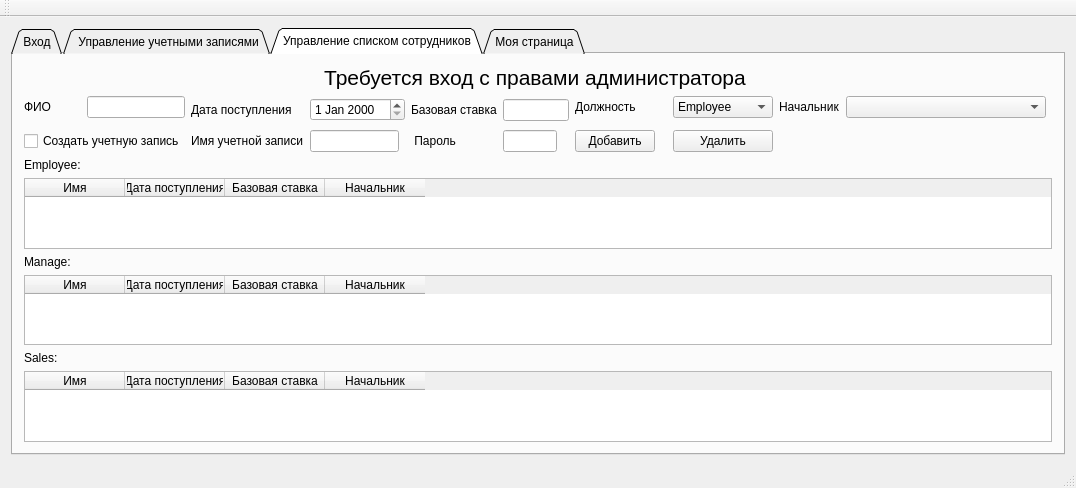
<?xml version="1.0" encoding="UTF-8"?>
<ui version="4.0">
 <class>MainWindow</class>
 <widget class="QMainWindow" name="MainWindow">
  <property name="geometry">
   <rect>
    <x>0</x>
    <y>0</y>
    <width>1076</width>
    <height>466</height>
   </rect>
  </property>
  <property name="windowTitle">
   <string>MainWindow</string>
  </property>
  <widget class="QWidget" name="centralWidget">
   <layout class="QGridLayout" name="gridLayout">
    <item row="0" column="0">
     <widget class="QTabWidget" name="tabWidget">
      <property name="tabShape">
       <enum>QTabWidget::Triangular</enum>
      </property>
      <property name="currentIndex">
       <number>2</number>
      </property>
      <property name="elideMode">
       <enum>Qt::ElideNone</enum>
      </property>
      <property name="documentMode">
       <bool>false</bool>
      </property>
      <property name="tabsClosable">
       <bool>false</bool>
      </property>
      <widget class="QWidget" name="tab">
       <attribute name="title">
        <string>Вход</string>
       </attribute>
       <layout class="QGridLayout" name="gridLayout_2">
        <item row="3" column="1" colspan="3">
         <widget class="QPushButton" name="doLogin">
          <property name="text">
           <string>Вход</string>
          </property>
         </widget>
        </item>
        <item row="1" column="1">
         <widget class="QLabel" name="label">
          <property name="minimumSize">
           <size>
            <width>50</width>
            <height>0</height>
           </size>
          </property>
          <property name="text">
           <string>Логин</string>
          </property>
         </widget>
        </item>
        <item row="1" column="2" colspan="2">
         <widget class="QLineEdit" name="userName"/>
        </item>
        <item row="0" column="2">
         <spacer name="verticalSpacer_2">
          <property name="orientation">
           <enum>Qt::Vertical</enum>
          </property>
          <property name="sizeHint" stdset="0">
           <size>
            <width>20</width>
            <height>40</height>
           </size>
          </property>
         </spacer>
        </item>
        <item row="2" column="1">
         <widget class="QLabel" name="label_2">
          <property name="minimumSize">
           <size>
            <width>50</width>
            <height>0</height>
           </size>
          </property>
          <property name="text">
           <string>Пароль</string>
          </property>
         </widget>
        </item>
        <item row="2" column="2" colspan="2">
         <widget class="QLineEdit" name="password">
          <property name="minimumSize">
           <size>
            <width>200</width>
            <height>0</height>
           </size>
          </property>
          <property name="echoMode">
           <enum>QLineEdit::Password</enum>
          </property>
         </widget>
        </item>
        <item row="5" column="2">
         <spacer name="verticalSpacer">
          <property name="orientation">
           <enum>Qt::Vertical</enum>
          </property>
          <property name="sizeHint" stdset="0">
           <size>
            <width>20</width>
            <height>40</height>
           </size>
          </property>
         </spacer>
        </item>
        <item row="2" column="0">
         <spacer name="horizontalSpacer">
          <property name="orientation">
           <enum>Qt::Horizontal</enum>
          </property>
          <property name="sizeHint" stdset="0">
           <size>
            <width>40</width>
            <height>20</height>
           </size>
          </property>
         </spacer>
        </item>
        <item row="2" column="4">
         <spacer name="horizontalSpacer_2">
          <property name="orientation">
           <enum>Qt::Horizontal</enum>
          </property>
          <property name="sizeHint" stdset="0">
           <size>
            <width>40</width>
            <height>20</height>
           </size>
          </property>
         </spacer>
        </item>
        <item row="4" column="1" colspan="3">
         <widget class="QPushButton" name="setAdminPasswd">
          <property name="text">
           <string>Создать пароль администратора</string>
          </property>
         </widget>
        </item>
       </layout>
      </widget>
      <widget class="QWidget" name="tab_2">
       <attribute name="title">
        <string> Управление учетными записями</string>
       </attribute>
       <layout class="QGridLayout" name="gridLayout_3">
        <item row="1" column="0">
         <widget class="QLabel" name="newUserName_label">
          <property name="text">
           <string>Имя пользователя</string>
          </property>
         </widget>
        </item>
        <item row="3" column="0" colspan="7">
         <widget class="QTableWidget" name="usersTable"/>
        </item>
        <item row="1" column="1" colspan="2">
         <widget class="QLineEdit" name="newUserName"/>
        </item>
        <item row="1" column="6">
         <widget class="QPushButton" name="add">
          <property name="text">
           <string>Добавить</string>
          </property>
         </widget>
        </item>
        <item row="1" column="3" colspan="2">
         <widget class="QLabel" name="newPassword_label">
          <property name="text">
           <string>Пароль</string>
          </property>
         </widget>
        </item>
        <item row="0" column="0" colspan="7">
         <widget class="QLabel" name="warning">
          <property name="font">
           <font>
            <pointsize>16</pointsize>
           </font>
          </property>
          <property name="text">
           <string>Требуется вход с правами администратора</string>
          </property>
          <property name="alignment">
           <set>Qt::AlignCenter</set>
          </property>
         </widget>
        </item>
        <item row="1" column="5">
         <widget class="QLineEdit" name="newPassword"/>
        </item>
        <item row="2" column="1" colspan="6">
         <widget class="QComboBox" name="comboBox"/>
        </item>
        <item row="2" column="0">
         <widget class="QLabel" name="label_3">
          <property name="text">
           <string>Владелец:</string>
          </property>
         </widget>
        </item>
       </layout>
      </widget>
      <widget class="QWidget" name="tab_3">
       <attribute name="title">
        <string>Управление списком сотрудников</string>
       </attribute>
       <layout class="QGridLayout" name="gridLayout_4">
        <item row="8" column="0">
         <widget class="QLabel" name="salesWorkersTable_label">
          <property name="text">
           <string>Sales:</string>
          </property>
         </widget>
        </item>
        <item row="6" column="0">
         <widget class="QLabel" name="manageWorkersTable_label">
          <property name="text">
           <string>Manage:</string>
          </property>
         </widget>
        </item>
        <item row="4" column="0">
         <widget class="QLabel" name="EmployeeWorkersTable_label">
          <property name="text">
           <string>Employee:</string>
          </property>
         </widget>
        </item>
        <item row="1" column="3" rowspan="2" colspan="2">
         <widget class="QDateEdit" name="date">
          <property name="maximumSize">
           <size>
            <width>100</width>
            <height>16777215</height>
           </size>
          </property>
         </widget>
        </item>
        <item row="1" column="5" rowspan="2">
         <widget class="QLabel" name="basePay_label">
          <property name="text">
           <string>Базовая ставка</string>
          </property>
         </widget>
        </item>
        <item row="1" column="1">
         <widget class="QLineEdit" name="workerName">
          <property name="maximumSize">
           <size>
            <width>200</width>
            <height>16777215</height>
           </size>
          </property>
         </widget>
        </item>
        <item row="3" column="5">
         <widget class="QLabel" name="newUserPasswordPM_label">
          <property name="text">
           <string> Пароль</string>
          </property>
         </widget>
        </item>
        <item row="1" column="0">
         <widget class="QLabel" name="workerName_label">
          <property name="text">
           <string>ФИО</string>
          </property>
         </widget>
        </item>
        <item row="3" column="0" colspan="2">
         <widget class="QCheckBox" name="createUserAcc">
          <property name="text">
           <string>Создать учетную запись</string>
          </property>
         </widget>
        </item>
        <item row="1" column="2" rowspan="2">
         <widget class="QLabel" name="date_label">
          <property name="text">
           <string>Дата поступления</string>
          </property>
         </widget>
        </item>
        <item row="1" column="12">
         <widget class="QComboBox" name="workerType">
          <property name="minimumSize">
           <size>
            <width>100</width>
            <height>0</height>
           </size>
          </property>
          <item>
           <property name="text">
            <string>Employee</string>
           </property>
          </item>
          <item>
           <property name="text">
            <string>Manager</string>
           </property>
          </item>
          <item>
           <property name="text">
            <string>Sales</string>
           </property>
          </item>
         </widget>
        </item>
        <item row="3" column="12">
         <widget class="QPushButton" name="deleteWorker">
          <property name="text">
           <string>Удалить</string>
          </property>
         </widget>
        </item>
        <item row="1" column="9">
         <widget class="QLabel" name="workerType_label">
          <property name="text">
           <string>Должность</string>
          </property>
         </widget>
        </item>
        <item row="3" column="6">
         <widget class="QLineEdit" name="newUserPasswordPM">
          <property name="maximumSize">
           <size>
            <width>200</width>
            <height>16777215</height>
           </size>
          </property>
         </widget>
        </item>
        <item row="3" column="3">
         <widget class="QLineEdit" name="newUserNamePM">
          <property name="maximumSize">
           <size>
            <width>200</width>
            <height>16777215</height>
           </size>
          </property>
         </widget>
        </item>
        <item row="3" column="2">
         <widget class="QLabel" name="newUserNamePM_label">
          <property name="text">
           <string>Имя учетной записи</string>
          </property>
         </widget>
        </item>
        <item row="3" column="9">
         <widget class="QPushButton" name="addWorker">
          <property name="text">
           <string>Добавить</string>
          </property>
         </widget>
        </item>
        <item row="1" column="14">
         <widget class="QComboBox" name="master">
          <property name="minimumSize">
           <size>
            <width>200</width>
            <height>0</height>
           </size>
          </property>
         </widget>
        </item>
        <item row="1" column="6" rowspan="2" colspan="3">
         <widget class="QLineEdit" name="basePay">
          <property name="maximumSize">
           <size>
            <width>100</width>
            <height>16777215</height>
           </size>
          </property>
         </widget>
        </item>
        <item row="1" column="13">
         <widget class="QLabel" name="master_label">
          <property name="text">
           <string>Начальник</string>
          </property>
         </widget>
        </item>
        <item row="0" column="0" colspan="15">
         <widget class="QLabel" name="warning_2">
          <property name="font">
           <font>
            <pointsize>16</pointsize>
           </font>
          </property>
          <property name="text">
           <string>Требуется вход с правами администратора</string>
          </property>
          <property name="alignment">
           <set>Qt::AlignCenter</set>
          </property>
         </widget>
        </item>
        <item row="1" column="15">
         <spacer name="horizontalSpacer_3">
          <property name="orientation">
           <enum>Qt::Horizontal</enum>
          </property>
          <property name="sizeHint" stdset="0">
           <size>
            <width>40</width>
            <height>20</height>
           </size>
          </property>
         </spacer>
        </item>
        <item row="5" column="0" colspan="16">
         <widget class="QTableWidget" name="employeeWorkersTable">
          <column>
           <property name="text">
            <string>Имя</string>
           </property>
          </column>
          <column>
           <property name="text">
            <string>Дата поступления</string>
           </property>
          </column>
          <column>
           <property name="text">
            <string>Базовая ставка</string>
           </property>
          </column>
          <column>
           <property name="text">
            <string>Начальник</string>
           </property>
          </column>
         </widget>
        </item>
        <item row="7" column="0" colspan="16">
         <widget class="QTableWidget" name="manageWorkersTable">
          <column>
           <property name="text">
            <string>Имя</string>
           </property>
          </column>
          <column>
           <property name="text">
            <string>Дата поступления</string>
           </property>
          </column>
          <column>
           <property name="text">
            <string>Базовая ставка</string>
           </property>
          </column>
          <column>
           <property name="text">
            <string>Начальник</string>
           </property>
          </column>
         </widget>
        </item>
        <item row="9" column="0" colspan="16">
         <widget class="QTableWidget" name="salesWorkersTable">
          <column>
           <property name="text">
            <string>Имя</string>
           </property>
          </column>
          <column>
           <property name="text">
            <string>Дата поступления</string>
           </property>
          </column>
          <column>
           <property name="text">
            <string>Базовая ставка</string>
           </property>
          </column>
          <column>
           <property name="text">
            <string>Начальник</string>
           </property>
          </column>
         </widget>
        </item>
       </layout>
      </widget>
      <widget class="QWidget" name="tab_4">
       <attribute name="title">
        <string>Моя страница</string>
       </attribute>
       <layout class="QGridLayout" name="gridLayout_5">
        <item row="4" column="0" colspan="3">
         <widget class="QTableWidget" name="subordinatesTable">
          <property name="maximumSize">
           <size>
            <width>16777215</width>
            <height>12312312</height>
           </size>
          </property>
         </widget>
        </item>
        <item row="3" column="0">
         <widget class="QLabel" name="subordinates_label">
          <property name="text">
           <string>Подчиненные:</string>
          </property>
         </widget>
        </item>
        <item row="1" column="0" rowspan="2">
         <widget class="QLabel" name="currentCash">
          <property name="minimumSize">
           <size>
            <width>0</width>
            <height>0</height>
           </size>
          </property>
          <property name="maximumSize">
           <size>
            <width>200</width>
            <height>20</height>
           </size>
          </property>
          <property name="font">
           <font>
            <pointsize>8</pointsize>
           </font>
          </property>
          <property name="text">
           <string>Заработная плата на текущий момент:</string>
          </property>
          <property name="alignment">
           <set>Qt::AlignLeading|Qt::AlignLeft|Qt::AlignTop</set>
          </property>
         </widget>
        </item>
        <item row="1" column="1" rowspan="2">
         <widget class="QLabel" name="currentPayment">
          <property name="minimumSize">
           <size>
            <width>100</width>
            <height>0</height>
           </size>
          </property>
          <property name="maximumSize">
           <size>
            <width>100</width>
            <height>20</height>
           </size>
          </property>
          <property name="text">
           <string/>
          </property>
          <property name="alignment">
           <set>Qt::AlignLeading|Qt::AlignLeft|Qt::AlignTop</set>
          </property>
         </widget>
        </item>
        <item row="0" column="0" colspan="3">
         <widget class="QLabel" name="warning_3">
          <property name="font">
           <font>
            <pointsize>16</pointsize>
           </font>
          </property>
          <property name="text">
           <string>Требуется вход с учетной записью сотрудника</string>
          </property>
          <property name="alignment">
           <set>Qt::AlignCenter</set>
          </property>
         </widget>
        </item>
       </layout>
      </widget>
     </widget>
    </item>
   </layout>
  </widget>
  <widget class="QMenuBar" name="menuBar">
   <property name="geometry">
    <rect>
     <x>0</x>
     <y>0</y>
     <width>1076</width>
     <height>21</height>
    </rect>
   </property>
  </widget>
  <widget class="QToolBar" name="mainToolBar">
   <attribute name="toolBarArea">
    <enum>TopToolBarArea</enum>
   </attribute>
   <attribute name="toolBarBreak">
    <bool>false</bool>
   </attribute>
  </widget>
  <widget class="QStatusBar" name="statusBar"/>
 </widget>
 <layoutdefault spacing="6" margin="11"/>
 <resources/>
 <connections/>
</ui>
